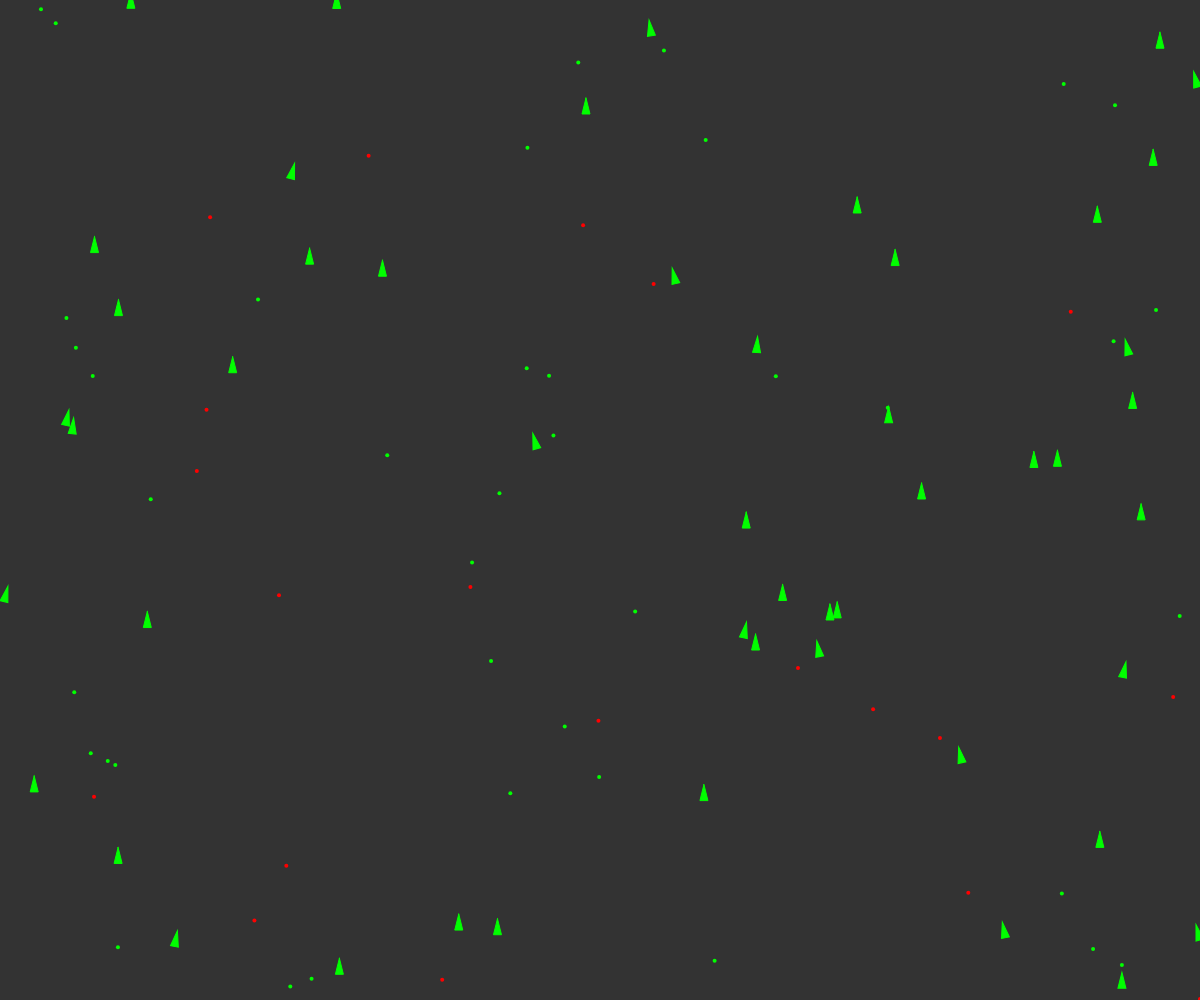
Frame 1 (no input)
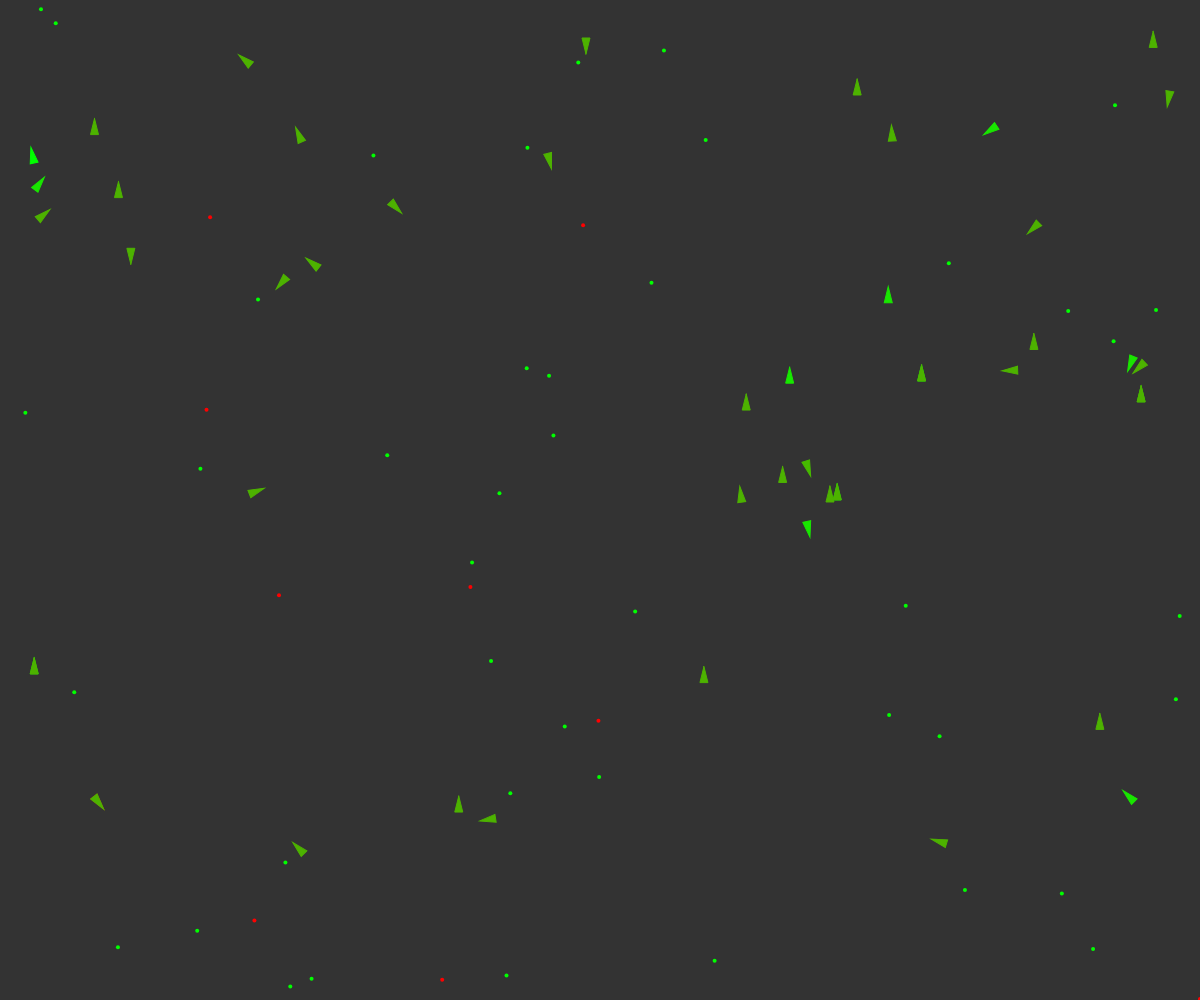
Frame 60 (no input)
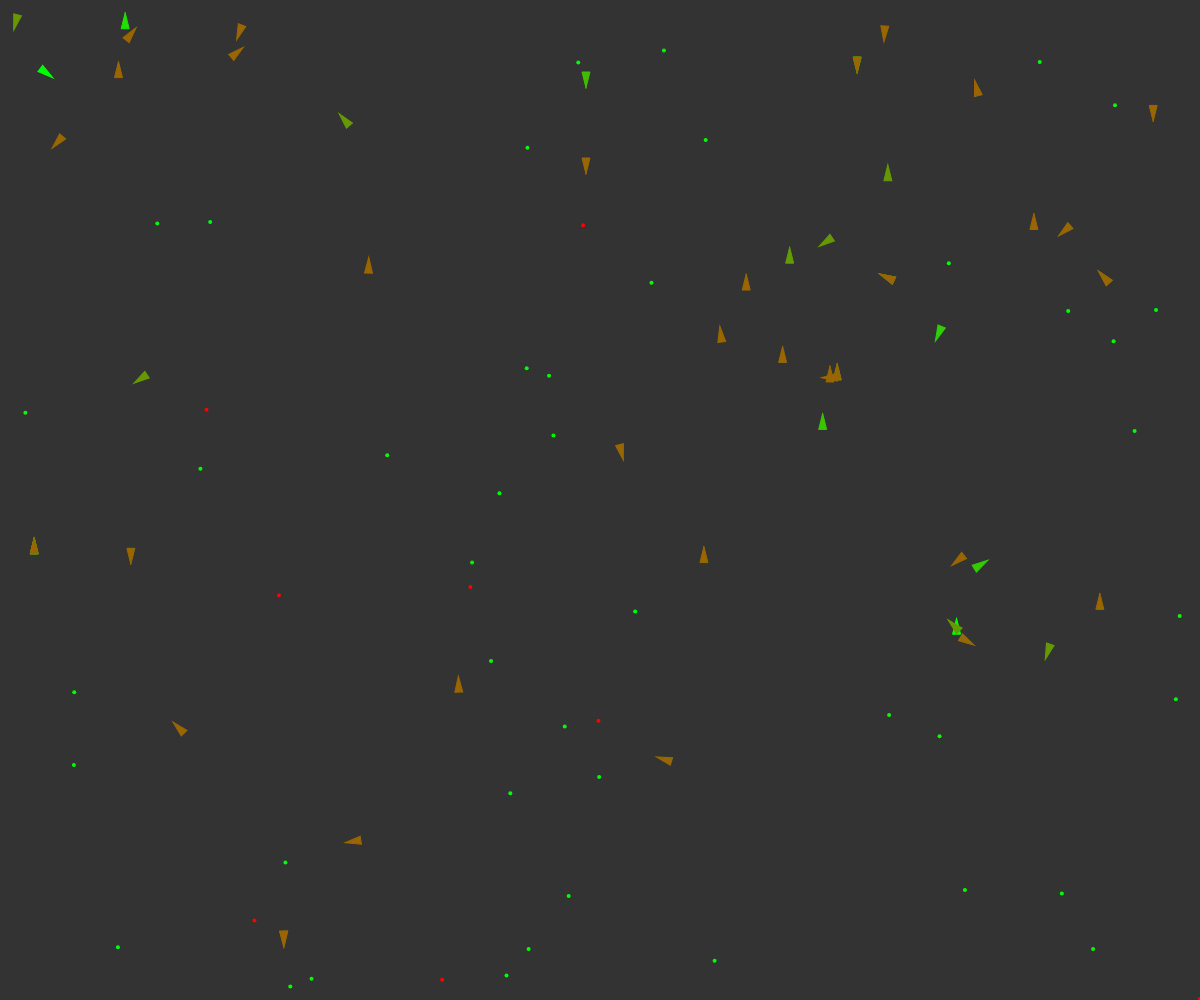
Frame 120 (the mouse pressed at the canvas centre since frame 60)

The p5.js sketch that drew these frames (run headless with seeded random() and noise() and a simulated clock; from frame 60 on, the mouse is pressed at the canvas centre):

// p5.js sketch
// ── sketch.js
const vehicles = [];
const food = [];
const poison = [];

let debug = false;

function setup() {
  createCanvas(windowWidth, windowHeight);

  for (let i = 0; i < 50; i++) {
    const x = random(width);
    const y = random(height);
    vehicles.push(new Vehicle(x, y));
  }

  for (let i = 0; i < 40; i++) {
    const x = random(width);
    const y = random(height);
    food.push(createVector(x, y));
  }

  for (let i = 0; i < 20; i++) {
    const x = random(width);
    const y = random(height);
    poison.push(createVector(x, y));
  }
}

function mouseReleased() {
  debug = !debug;
}

function draw() {
  background(51);

  if (random(1) < 0.1) {
    const x = random(width);
    const y = random(height);
    food.push(createVector(x, y));
  }

  if (random(1) < 0.01) {
    const x = random(width);
    const y = random(height);
    poison.push(createVector(x, y));
  }

  for (const f of food) {
    fill(0, 255, 0);
    noStroke();
    ellipse(f.x, f.y, 4, 4);
  }

  for (const p of poison) {
    fill(255, 0, 0);
    noStroke();
    ellipse(p.x, p.y, 4, 4);
  }

  for (let i = vehicles.length - 1; i >= 0; i--) {
    const v = vehicles[i];
    v.boundaries();
    v.behaviors(food, poison);
    v.update();
    v.display();

    const newVehicle = v.clone();
    if (newVehicle) vehicles.push(newVehicle);

    if (v.dead()) {
      const x = v.position.x;
      const y = v.position.y;
      food.push(createVector(x, y));
      vehicles.splice(i, 1);
    }
  }
}

// ── vehicle.js
function mutateDna(dna) {
  function mutate(val, min, max) {
    if (random(1) < 0.01) return val + random(min, max);
    return val;
  }
  const res = [];
  res[0] = mutate(dna[0], -0.1, 0.1);
  res[1] = mutate(dna[1], -0.1, 0.1);
  res[2] = mutate(dna[2], -10, 10);
  res[3] = mutate(dna[3], -10, 10);
  return res;
}

class Vehicle {
  constructor(x, y, dna) {
    this.acceleration = createVector(0, 0);
    this.velocity = createVector(0, -2);
    this.position = createVector(x, y);
    this.r = 4;
    this.maxspeed = 5;
    this.maxforce = 0.5;
    this.health = 1;
    if (dna) {
      this.dna = mutateDna(dna);
    } else {
      this.dna = [random(-2, 2), random(-2, 2), random(0, 100), random(0, 100)];
    }
  }

  update() {
    this.health -= 0.005;
    this.velocity.add(this.acceleration);
    this.velocity.limit(this.maxspeed);
    this.position.add(this.velocity);
    this.acceleration.mult(0);
  }

  applyForce(force) {
    this.acceleration.add(force);
  }

  eat(list, nutrition, perception) {
    for (let i = list.length - 1; i >= 0; i--) {
      const d = this.position.dist(list[i]);
      if (d < this.maxspeed) {
        list.splice(i, 1);
        this.health += nutrition;
      }
    }
    let record = Infinity;
    let closest = null;
    for (const eatable of list) {
      const d = this.position.dist(eatable);
      if (d < record && d < perception) {
        record = d;
        closest = eatable;
      }
    }
    if (closest) return this.seek(closest);
    return createVector(0, 0);
  }

  seek(target) {
    const desired = p5.Vector.sub(target, this.position);
    desired.setMag(this.maxspeed);
    const steer = p5.Vector.sub(desired, this.velocity);
    steer.limit(this.maxforce);
    return steer;
  }

  behaviors(good, bad) {
    const steerG = this.eat(good, 0.2, this.dna[2]);
    const steerB = this.eat(bad, -1, this.dna[3]);

    steerG.mult(this.dna[0]);
    steerG.mult(this.dna[1]);

    this.applyForce(steerG);
    this.applyForce(steerB);
  }

  clone() {
    if (random(1) < 0.002) {
      return new Vehicle(this.position.x, this.position.y, this.dna);
    }
  }

  dead() {
    return this.health < 0;
  }

  display() {
    const angle = this.velocity.heading() + PI / 2;

    push();
    translate(this.position.x, this.position.y);
    rotate(angle);

    if (debug) {
      strokeWeight(3);
      stroke(0, 255, 0);
      noFill();
      line(0, 0, 0, -this.dna[0] * 25);
      strokeWeight(2);
      ellipse(0, 0, this.dna[2] * 2);
      stroke(255, 0, 0);
      line(0, 0, 0, -this.dna[1] * 25);
      ellipse(0, 0, this.dna[3] * 2);
    }

    const gr = color(0, 255, 0);
    const rd = color(255, 0, 0);
    const col = lerpColor(rd, gr, this.health);

    fill(col);
    stroke(col);
    strokeWeight(1);
    beginShape();
    vertex(0, -this.r * 2);
    vertex(-this.r, this.r * 2);
    vertex(this.r, this.r * 2);
    endShape(CLOSE);

    pop();
  }

  boundaries() {
    const d = 25;
    let x = this.velocity.x;
    let y = this.velocity.y;

    if (this.position.x < d) {
      x = this.maxspeed;
    } else if (this.position.x > width - d) {
      x = -this.maxspeed;
    }

    if (this.position.y < d) {
      y = this.maxspeed;
    } else if (this.position.y > height - d) {
      y = -this.maxspeed;
    }

    if (x === this.velocity.x && y === this.velocity.y) return;

    const desired = createVector(x, y);
    desired.normalize();
    desired.mult(this.maxspeed);
    var steer = p5.Vector.sub(desired, this.velocity);
    steer.limit(this.maxforce);
    this.applyForce(steer);
  }
}
